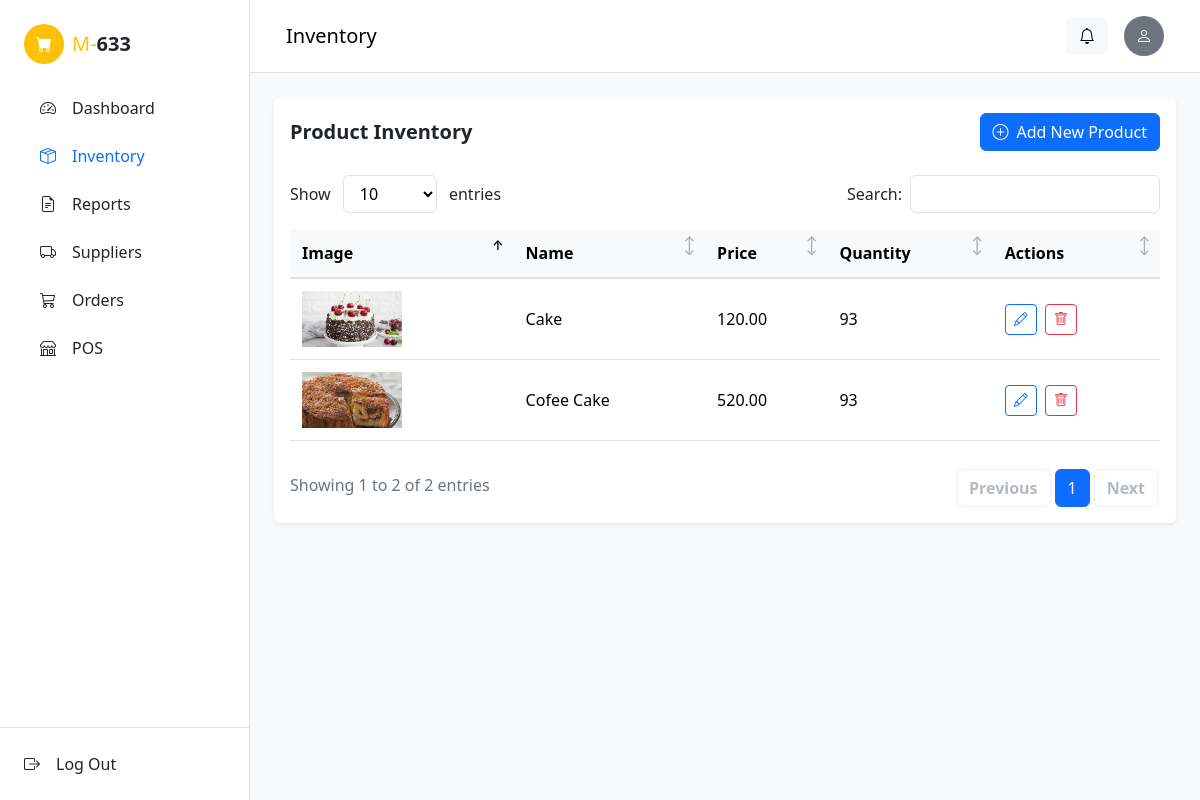
The app's page /admin/inventory.php (signed in) with its own data.
### tables this page shows
CREATE TABLE `products` (
  `id` int(11) NOT NULL,
  `images` text NOT NULL,
  `name` text NOT NULL,
  `description` text NOT NULL,
  `price` decimal(10,2) NOT NULL,
  `quantity` int(11) NOT NULL DEFAULT current_timestamp(),
  `selling` int(11) NOT NULL,
  `timestamp` timestamp NOT NULL DEFAULT current_timestamp() ON UPDATE current_timestamp()
);

### config/config.php (called while the page is built, shortened)
<?php
class Connection{
	private $servername = "localhost";
	private $username = "root";
	private $password = "";
	private $dbname = "m633";
	public function conn(){
		try {
		$this->dsn = "mysql:host=".$this->servername.";dbname=".$this->dbname;
		$this->pdo = new PDO($this->dsn, $this->username, $this->password);
		$this->pdo->setAttribute(PDO::ATTR_ERRMODE, PDO::ERRMODE_EXCEPTION);
		$this->pdo->setAttribute(PDO::ATTR_DEFAULT_FETCH_MODE, PDO::FETCH_ASSOC);
		$this->pdo->exec("SET time_zone = '+08:00'");
		return $this->pdo;
		} catch (Exception $e) {
			echo 'error'. $e->getmessage();
		}
	}
}
?>

### admin/inventory.php (the view, shortened to what this page needs)
<?php
    include '../config/config.php';
?>
<?php
  class data extends Connection{
    public function managedata(){
?>
<!DOCTYPE html>
<html lang="en">
<?php include '../includes/header.php'; ?>
<body class="bg-light">
    <?php include '../includes/sidebar.php'; ?>
    <div class="flex-grow-1" style="margin-left: 250px;">
        <?php include '../includes/navbar.php'; ?>
        <div class="p-4">
            <div class="card border-0 shadow-sm">
                <div class="card-body">
                    <div class="d-flex justify-content-between align-items-center mb-4">
                        <h5 class="mb-0 fw-bold">Product Inventory</h5>
                        <button class="btn btn-primary" data-bs-toggle="modal" data-bs-target="#addProductModal">
                            <i class="bi bi-plus-circle me-2"></i>Add New Product
                        </button>
                    </div>
                    <div class="table-responsive">
                        <table id="datatable" class="table table-hover align-middle">
                            <thead class="table-light">
                                <tr>
                                    <th>Image</th>
                                    <th>Name</th>
                                    <th>Price</th>
                                    <th>Quantity</th>
                                    <th>Actions</th>
                                </tr>
                            </thead>
                            <tbody>
                                <?php $sql = "SELECT * FROM products";
                                $stmt = $this->conn()->query($sql);
                                while ($row = $stmt->fetch()) { ?>
                                    <tr>
                                        <td><img src="../images/<?= $row['images']; ?>" width="100"></td>
                                        <td><?= $row['name']; ?></td>
                                        <td><?= $row['price']; ?></td>
                                        <td><?= $row['quantity']; ?></td>
                                        <td>
                                            <button class="edit btn btn-sm btn-outline-primary me-1" data-bs-toggle="modal" data-bs-target="#editProductModal"
                                            data-edit_id="<?= $row['id']; ?>"
                                            data-edit_name="<?= $row['name']; ?>"
                                            data-edit_description="<?= $row['description']; ?>"
                                            data-edit_price="<?= $row['price']; ?>"
                                            data-edit_quantity="<?= $row['quantity']; ?>"
                                            >
                                                <i class="bi bi-pencil"></i>
                                            </button>
                                            <button class="delete btn btn-sm btn-outline-danger" data-bs-toggle="modal" data-bs-target="#deleteModal"
                                            data-delete_id="<?= $row['id']; ?>">
                                                <i class="bi bi-trash"></i>
                                            </button>
                                        </td>
                                    </tr>
                                <?php } ?>
                            </tbody>
                        </table>
                    </div>
                </div>
            </div>
        </div>
    </div>
</body>
</html>
<?php } } $data = new data(); $data->managedata(); ?>

### includes/header.php (shortened to what this page needs)
<head>
    <link href="../asset/css/bootstrap.min.css" rel="stylesheet">
    <link href="../asset/css/datatable.css" rel="stylesheet">
    <link href="https://cdnjs.cloudflare.com/ajax/libs/bootstrap-icons/1.11.1/font/bootstrap-icons.min.css" rel="stylesheet">
</head>

### includes/sidebar.php
<div class="bg-white border-end vh-100 position-fixed" style="width: 250px; z-index: 1000;">
    <div class="p-4">
        <div class="d-flex align-items-center mb-4">
            <div class="bg-warning rounded-circle d-flex align-items-center justify-content-center me-2" style="width: 40px; height: 40px;">
                <i class="bi bi-cart-fill text-white"></i>
            </div>
            <h5 class="mb-0"><span class="text-warning">M-</span><span class="fw-bold">633</span></h5>
        </div>
        <ul class="nav flex-column">
            <li class="nav-item mb-2">
                <a class="nav-link <?= basename($_SERVER['PHP_SELF']) == 'dashboard.php' ? 'active text-primary' : 'text-dark' ?> d-flex align-items-center" href="dashboard.php">
                    <i class="bi bi-speedometer2 me-3"></i> Dashboard
                </a>
            </li>
            <li class="nav-item mb-2">
                <a class="nav-link <?= basename($_SERVER['PHP_SELF']) == 'inventory.php' ? 'active text-primary' : 'text-dark' ?> d-flex align-items-center" href="inventory.php">
                    <i class="bi bi-box-seam me-3"></i> Inventory
                </a>
            </li>
            <li class="nav-item mb-2">
                <a class="nav-link <?= basename($_SERVER['PHP_SELF']) == 'reports.php' ? 'active text-primary' : 'text-dark' ?> d-flex align-items-center" href="reports.php">
                    <i class="bi bi-file-earmark-text me-3"></i> Reports
                </a>
            </li>
            <li class="nav-item mb-2">
                <a class="nav-link <?= basename($_SERVER['PHP_SELF']) == 'suppliers.php' ? 'active text-primary' : 'text-dark' ?> d-flex align-items-center" href="suppliers.php">
                    <i class="bi bi-truck me-3"></i> Suppliers
                </a>
            </li>
            <li class="nav-item mb-2">
                <a class="nav-link <?= basename($_SERVER['PHP_SELF']) == 'orders.php' ? 'active text-primary' : 'text-dark' ?> d-flex align-items-center" href="orders.php">
                    <i class="bi bi-cart3 me-3"></i> Orders
                </a>
            </li>
            <li class="nav-item mb-2">
                <a class="nav-link <?= basename($_SERVER['PHP_SELF']) == 'pos.php' ? 'active text-primary' : 'text-dark' ?> d-flex align-items-center" href="pos.php">
                    <i class="bi bi-shop me-3"></i> POS
                </a>
            </li>
        </ul>
    </div>
    <div class="position-absolute bottom-0 w-100 p-4 border-top">
        <a class="nav-link text-dark d-flex align-items-center" href="../auth/logout.php">
            <i class="bi bi-box-arrow-right me-3"></i> Log Out
        </a>
    </div>
</div>

### includes/navbar.php (shortened to what this page needs)
<?php
$users_id = $_SESSION['users_id'];
$db = new Connection();
$conn = $db->conn();
$stmt_user = $conn->prepare("SELECT images FROM users WHERE users_id = ?");
$stmt_user->execute([$users_id]);
$user_nav = $stmt_user->fetch();
$currentPage = basename($_SERVER['PHP_SELF']);
$title = "System";
if ($currentPage == 'dashboard.php') $title = "Dashboard";
else if ($currentPage == 'pos.php') $title = "POS";
else if ($currentPage == 'inventory.php') $title = "Inventory";
else if ($currentPage == 'suppliers.php') $title = "Suppliers";
else if ($currentPage == 'orders.php') $title = "Orders";
else if ($currentPage == 'reports.php') $title = "Reports";
else if ($currentPage == 'profile.php') $title = "My Profile";
?>
<nav class="navbar navbar-light bg-white border-bottom px-4 py-3">
    <div class="container-fluid">
        <span class="navbar-brand mb-0 h1"><?= $title; ?></span>
        <div class="d-flex align-items-center">
            <div class="dropdown me-3">
                <button class="btn btn-light position-relative" data-bs-toggle="dropdown">
                    <i class="bi bi-bell"></i>
                </button>
            </div>
            <div class="dropdown">
                <a href="#" class="d-flex align-items-center text-decoration-none" data-bs-toggle="dropdown">
                    <?php if (!empty($user_nav['images'])): ?>
                        <img src="../images/<?= $user_nav['images'] ?>" class="rounded-circle border" width="40" height="40" style="object-fit: cover;">
                    <?php else: ?>
                        <div class="bg-secondary rounded-circle d-flex align-items-center justify-content-center text-white" style="width: 40px; height: 40px;">
                            <i class="bi bi-person"></i>
                        </div>
                    <?php endif; ?>
                </a>
            </div>
        </div>
    </div>
</nav>

### asset/css/datatable.css (style rules this page uses)
.dataTables_wrapper table.dataTable { border-collapse: separate !important; border-spacing: 0; }
.dataTables_wrapper table.dataTable thead th { background-color: #f8f9fa; border-bottom: 2px solid #dee2e6; font-weight: 600; padding: 0.75rem; }
.dataTables_wrapper table.dataTable tbody td { padding: 0.75rem; vertical-align: middle; }
.dataTables_wrapper table.dataTable thead .sorting, .dataTables_wrapper table.dataTable thead .sorting_asc, .dataTables_wrapper table.dataTable thead .sorting_desc { cursor: pointer; position: relative; }
.dataTables_wrapper table.dataTable thead .sorting:before, .dataTables_wrapper table.dataTable thead .sorting_asc:before, .dataTables_wrapper table.dataTable thead .sorting_desc:before, .dataTables_wrapper table.dataTable thead .sorting:after, .dataTables_wrapper table.dataTable thead .sorting_asc:after, .dataTables_wrapper table.dataTable thead .sorting_desc:after { position: absolute; display: block; opacity: 0.3; right: 10px; line-height: 9px; font-size: 0.8em; }
.dataTables_wrapper table.dataTable thead .sorting:before { content: "↑"; top: 8px; }
.dataTables_wrapper table.dataTable thead .sorting:after { content: "↓"; top: 18px; }
.dataTables_wrapper table.dataTable thead .sorting_asc:before { content: "↑"; top: 12px; opacity: 1; }

### records on screen
products: images (picture), name "Cake", price "120.00", quantity "93"
products: images (picture), name "Cofee Cake", price "520.00", quantity "93"

### other values on screen
$title "Inventory"
